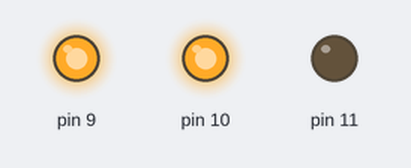
Bench run of a sketch on a simulated Arduino Uno, built with avr-gcc and run on an emulated ATmega328P. Shown: output pins drawn as LEDs (lit = HIGH).

Above: at 0.5 s.
At 2.5 s:
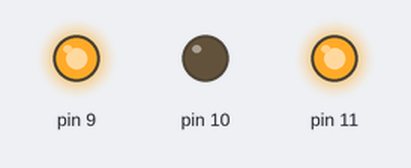
At 4.5 s:
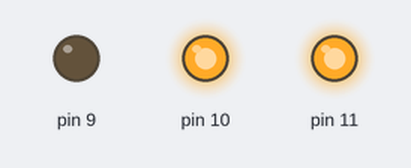
At 5.5 s:
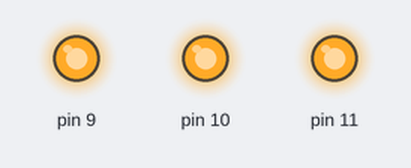
Timing chart, 0 to 7.8 s (numbered marks = the images above):
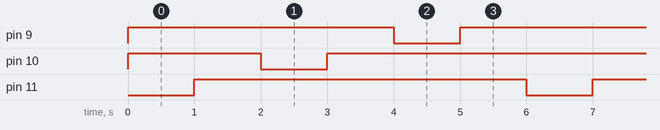

Measured:
- by itself, pin 9–11: alternates HIGH for 5.0 s and LOW for 1.0 s
- by itself, everything shown: repeats every 6.0 s, in 6 steps

The sketch:

demo-beacon.ino
```cpp
#include "Beacon.h"
Beacon indicator(9,10,11);

void setup() {
  indicator.InitLED();
}
int state = 0;
void loop() {
  // put your main code here, to run repeatedly:

  indicator.SetColor(Beacon::BLUE);
  delay(1000);
  indicator.Off();
  delay(1000);
  indicator.SetColor(Beacon::GREEN);
  delay(1000);
  indicator.Off();
  delay(1000);
  indicator.SetColor(Beacon::RED);
  delay(1000);
  indicator.Off();
  delay(1000);

}
```
